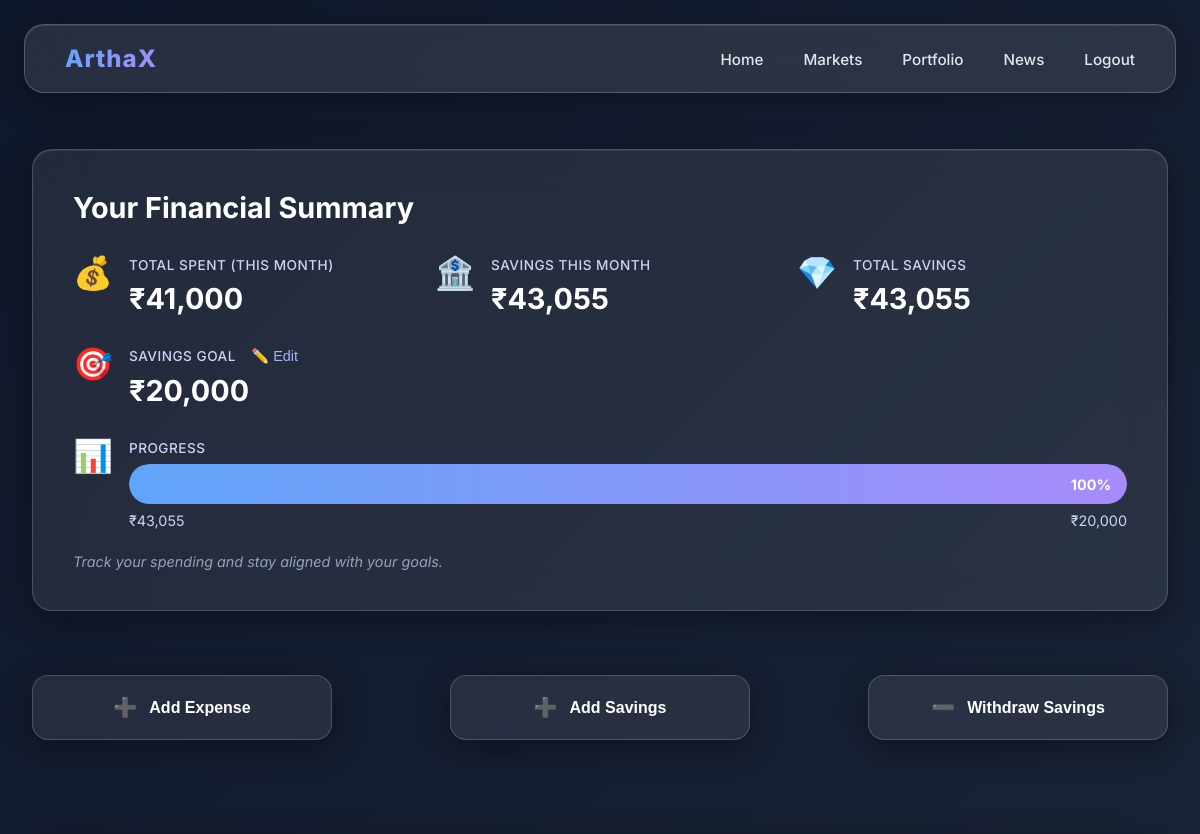
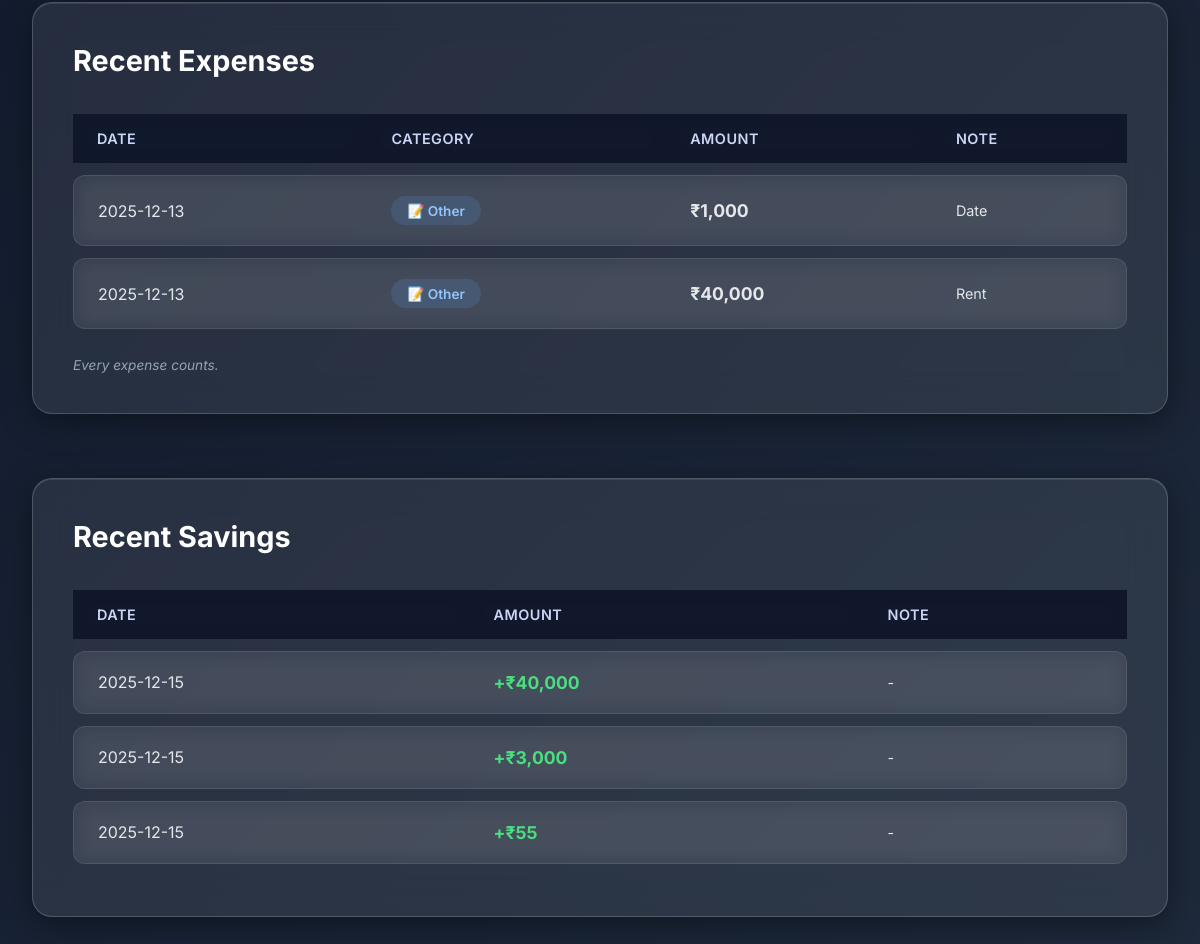
The app's page /portfolio (signed in), older data (2 pictures, top to bottom).
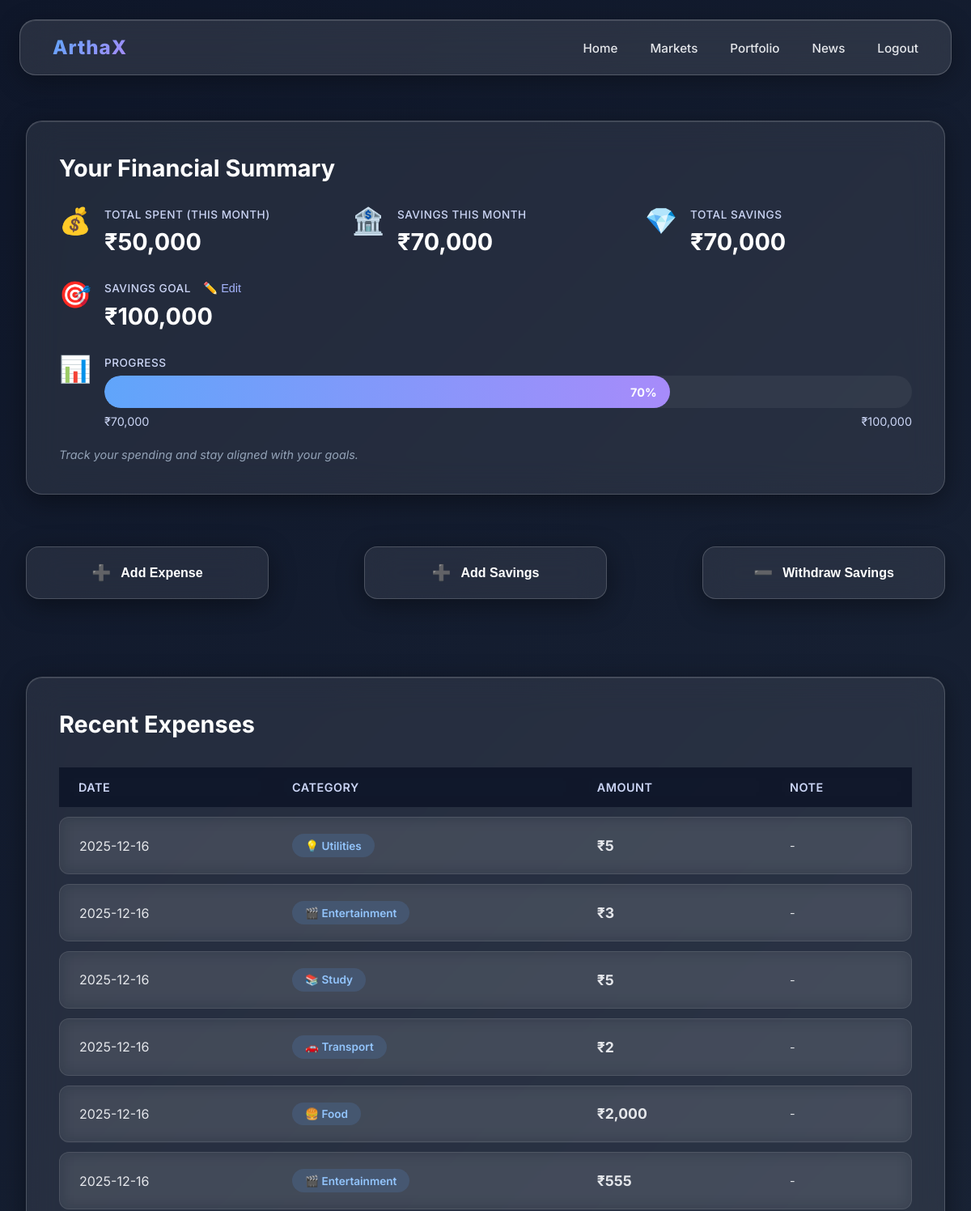
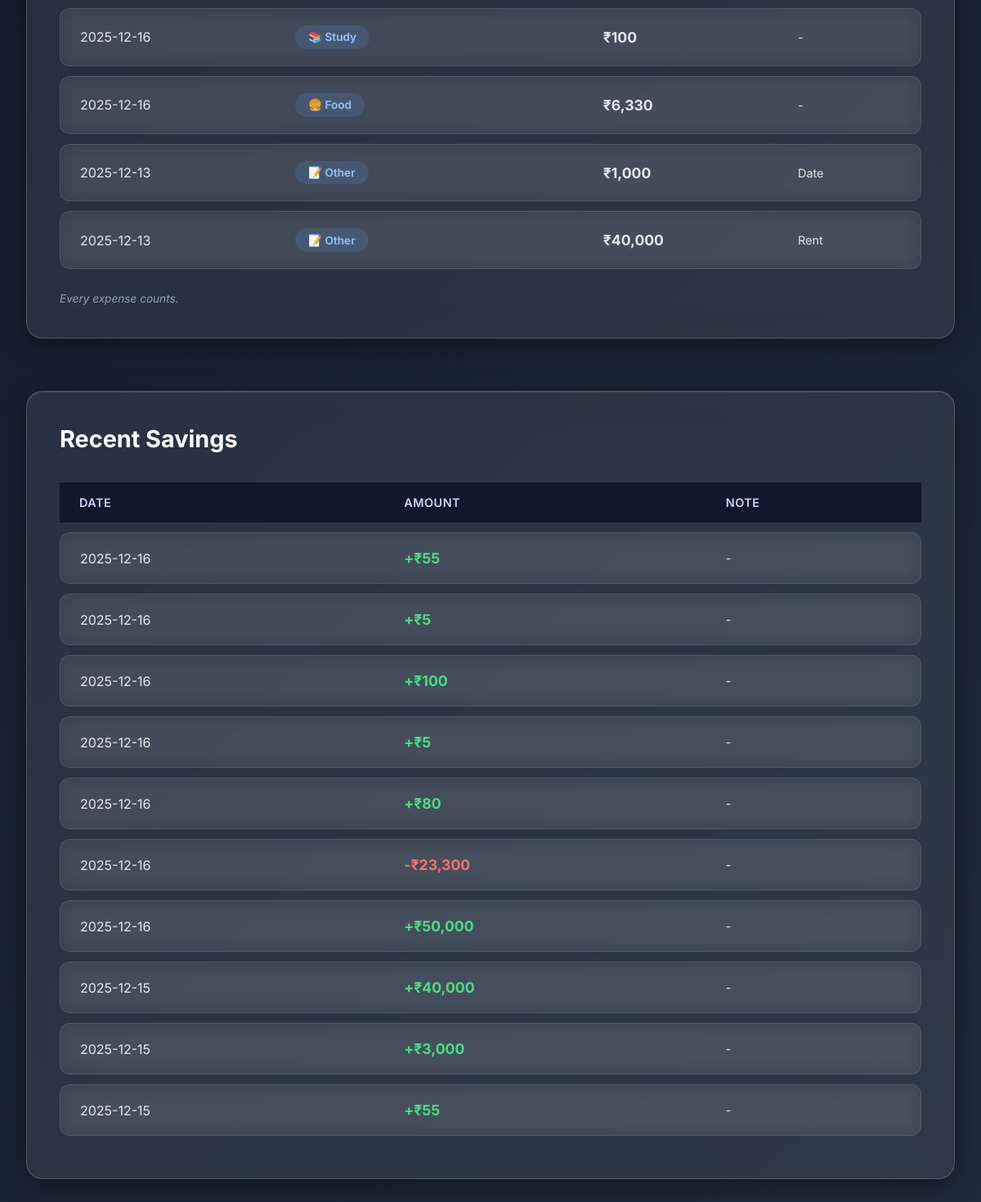
The same page, newer data (2 pictures, top to bottom).
### models.py (models this page shows, shortened)
class UserProfile(db.Model):
    __tablename__ = 'user_profiles'
    id = db.Column(db.Integer, primary_key=True)
    user_id = db.Column(db.Integer, db.ForeignKey('users.id'), unique=True, nullable=False)
    monthly_income = db.Column(db.Float, nullable=False)
    savings_goal = db.Column(db.Float, nullable=False)
    current_savings = db.Column(db.Float, default=0.0)
    created_at = db.Column(db.DateTime, default=datetime.utcnow)
    updated_at = db.Column(db.DateTime, default=datetime.utcnow, onupdate=datetime.utcnow)

class Expense(db.Model):
    __tablename__ = 'expenses'
    id = db.Column(db.Integer, primary_key=True)
    user_id = db.Column(db.Integer, db.ForeignKey('users.id'), nullable=False)
    date = db.Column(db.Date, nullable=False)
    category = db.Column(db.String(50), nullable=False)
    amount = db.Column(db.Float, nullable=False)
    note = db.Column(db.String(255))
    created_at = db.Column(db.DateTime, default=datetime.utcnow)
    def to_dict(self):
        return {
            'id': self.id,
            'date': self.date.strftime('%Y-%m-%d'),
            'category': self.category,
            'amount': self.amount,
            'note': self.note
        }

class Saving(db.Model):
    __tablename__ = 'savings'
    id = db.Column(db.Integer, primary_key=True)
    user_id = db.Column(db.Integer, db.ForeignKey('users.id'), nullable=False)
    date = db.Column(db.Date, nullable=False)
    amount = db.Column(db.Float, nullable=False)
    note = db.Column(db.String(255))
    created_at = db.Column(db.DateTime, default=datetime.utcnow)
    def to_dict(self):
        return {
            'id': self.id,
            'date': self.date.strftime('%Y-%m-%d'),
            'amount': self.amount,
            'note': self.note
        }

### app.py (the view, shortened to what this page needs)
@app.route('/portfolio', methods=['GET', 'POST'])
@login_required
def portfolio():
    return render_portfolio_page()

### app.py (called while the page is built)
@login_manager.user_loader
def load_user(user_id):
    return User.query.get(int(user_id))

def get_expense_timeline(user):
    if not user or not user.profile:
        return {'labels': [], 'values': []}
    expenses = Expense.query.filter_by(user_id=user.id)\
                            .order_by(Expense.date.asc())\
                            .all()
    timeline = {}
    for exp in expenses:
        if not exp.date:
            continue
        period_label = exp.date.strftime('%Y-%m')
        timeline[period_label] = timeline.get(period_label, 0) + exp.amount
    labels = sorted(timeline.keys())
    values = [timeline[label] for label in labels]
    return {'labels': labels, 'values': values}

def render_portfolio_page(show_onboarding=False):
    profile = current_user.profile
    if not profile or show_onboarding:
        return render_template('portfolio.html',
                             financial_data=None,
                             show_onboarding=True)
    financial_data = calculate_financial_data(current_user)
    return render_template('portfolio.html',
                         financial_data=financial_data,
                         show_onboarding=False)

### templates/portfolio.html (shortened to what this page needs)
{% extends "base.html" %}
{% block content %}
<main class="dashboard">
  {% if show_onboarding %}
  <div class="glass financial-summary-card">
    <h2>Welcome to ArthaX!</h2>
    <p class="helper-text" style="margin-bottom: 2rem;">Let's set up your financial profile to get started.</p>
    {% with messages = get_flashed_messages(with_categories=true) %}
      {% if messages %}
        {% for category, message in messages %}
          <div class="flash-message flash-{{ category }}">{{ message }}</div>
        {% endfor %}
      {% endif %}
    {% endwith %}
    <form method="POST" action="{{ url_for('portfolio') }}" class="onboarding-form">
      <input type="hidden" name="onboarding" value="true">
      <div class="form-group">
        <label for="monthly_income">Monthly Income (₹)</label>
        <input type="number" id="monthly_income" name="monthly_income" min="0" step="0.01" placeholder="0.00" required>
      </div>
      <div class="form-group">
        <label for="savings_goal">Savings Goal (₹)</label>
        <input type="number" id="savings_goal" name="savings_goal" min="0" step="0.01" placeholder="0.00" required>
      </div>
      <div class="form-group">
        <label for="current_savings">Current Savings (₹)</label>
        <input type="number" id="current_savings" name="current_savings" min="0" step="0.01" placeholder="0.00" value="0">
      </div>
      <button type="submit" class="btn btn-primary">Save Profile</button>
    </form>
  </div>
  {% else %}
  <div class="glass financial-summary-card">
    <h2>Your Financial Summary</h2>
    <div class="summary-metrics">
      <div class="metric-item">
        <div class="metric-icon">💰</div>
        <div class="metric-content">
          <div class="metric-label">Total Spent (This Month)</div>
          <div class="metric-value">₹{{ "{:,.0f}".format(financial_data.total_spent) }}</div>
        </div>
      </div>
      <div class="metric-item">
        <div class="metric-icon">🏦</div>
        <div class="metric-content">
          <div class="metric-label">Savings This Month</div>
          <div class="metric-value">₹{{ "{:,.0f}".format(financial_data.savings_this_month) }}</div>
        </div>
      </div>
      <div class="metric-item">
        <div class="metric-icon">💎</div>
        <div class="metric-content">
          <div class="metric-label">Total Savings</div>
          <div class="metric-value" id="totalSavingsValue">₹{{ "{:,.0f}".format(financial_data.total_savings) }}</div>
        </div>
      </div>
      <div class="metric-item">
        <div class="metric-icon">🎯</div>
        <div class="metric-content">
          <div class="metric-label">
            Savings Goal
            <button type="button" id="editSavingsGoalBtn" style="border: none; background: transparent; color: #a5b4fc; font-size: 0.9rem; cursor: pointer; padding: 0 0.35rem; margin-left: 0.35rem;">✏️ Edit</button>
          </div>
          <div class="metric-value">₹{{ "{:,.0f}".format(financial_data.profile.savings_goal) }}</div>
        </div>
      </div>
      <div class="metric-item progress-item">
        <div class="metric-icon">📊</div>
        <div class="metric-content">
          <div class="metric-label">Progress</div>
          <div class="progress-container">
            <div class="progress-bar" id="savingsProgressBar" style="width: {{ financial_data.savings_progress }}%">
              <span class="progress-text">{{ "{:.0f}".format(financial_data.savings_progress) }}%</span>
            </div>
          </div>
          <div class="progress-amounts">
            <span id="progressTotalSavings">₹{{ "{:,.0f}".format(financial_data.total_savings) }}</span>
            <span id="progressGoalValue">₹{{ "{:,.0f}".format(financial_data.profile.savings_goal) }}</span>
          </div>
        </div>
      </div>
    </div>
    <p class="helper-text">Track your spending and stay aligned with your goals.</p>
  </div>
  <div style="display: flex; flex-direction: row; flex-wrap: wrap; justify-content: space-between; align-items: center; width: 100%; margin-bottom: 2rem;">
    <button class="glass add-expense-btn" id="addExpenseBtn">
      <span class="btn-icon">➕</span>
      <span>Add Expense</span>
    </button>
    <button class="glass add-expense-btn" id="addSavingsBtn" style="max-width: 300px; margin-bottom: 2rem;">
      <span class="btn-icon">➕</span>
      <span>Add Savings</span>
    </button>
    <button class="glass add-expense-btn" id="withdrawSavingsBtn" style="max-width: 300px; margin-bottom: 2rem;">
      <span class="btn-icon">➖</span>
      <span>Withdraw Savings</span>
    </button>
  </div>
  <div class="glass expenses-section">
    <h2>Recent Expenses</h2>
    <div class="table-container">
      <table class="expenses-table" id="expensesTable">
        <thead>
          <tr>
            <th>Date</th>
            <th>Category</th>
            <th>Amount</th>
            <th>Note</th>
          </tr>
        </thead>
        <tbody id="expensesTableBody">
          {% if financial_data.expenses %}
            {% for expense in financial_data.expenses %}
            <tr>
              <td>{{ expense.date }}</td>
              <td>
                <span class="category-badge category-{{ expense.category|lower }}">
                  {% if expense.category == "Food" %}🍔
                  {% elif expense.category == "Transport" %}🚗
                  {% elif expense.category == "Entertainment" %}🎬
                  {% elif expense.category == "Study" %}📚
                  {% elif expense.category == "Utilities" %}💡
                  {% else %}📝{% endif %}
                  {{ expense.category }}
                </span>
              </td>
              <td class="expense-amount">₹{{ "{:,.0f}".format(expense.amount) }}</td>
              <td class="expense-note">{{ expense.note or "-" }}</td>
            </tr>
            {% endfor %}
          {% else %}
            <tr>
              <td colspan="4" style="text-align: center; color: #94a3b8; padding: 2rem;">
                No expenses yet. Click "Add Expense" to get started!
              </td>
            </tr>
          {% endif %}
        </tbody>
      </table>
    </div>
    <p class="table-helper">Every expense counts.</p>
  </div>
  <div class="glass expenses-section" style="margin-bottom: 2rem;">
    <h2>Recent Savings</h2>
    <div class="table-container">
      <table class="expenses-table">
        <thead>
          <tr>
            <th>Date</th>
            <th>Amount</th>
            <th>Note</th>
          </tr>
        </thead>
        <tbody id="savingsTableBody">
          {% if financial_data.savings %}
            {% for saving in financial_data.savings %}
            <tr>
              <td>{{ saving.date }}</td>
              {% set is_negative = saving.amount < 0 %}
              <td class="expense-amount" style="color: {{ '#f87171' if is_negative else '#4ade80' }};">{{ '-' if is_negative else '+' }}₹{{ "{:,.0f}".format(saving.amount | abs) }}</td>
              <td class="expense-note">{{ saving.note or "-" }}</td>
            </tr>
            {% endfor %}
          {% else %}
            <tr>
              <td colspan="3" style="text-align: center; color: #94a3b8; padding: 2rem;">
                No savings yet. Click "Add Savings" to start tracking!
              </td>
            </tr>
          {% endif %}
        </tbody>
      </table>
    </div>
  </div>
  {% endif %}
</main>
{% endblock %}

### templates/base.html (shortened to what this page needs)
<!DOCTYPE html>
<html lang="en">
<head>
  <link rel="stylesheet" href="{{ url_for('static', filename='css/style.css') }}">
</head>
<body>
<nav class="navbar">
  <div class="logo">ArthaX</div>
  <ul class="nav-links">
    <li><a href="/">Home</a></li>
    <li><a href="/markets">Markets</a></li>
    <li><a href="/portfolio">Portfolio</a></li>
    <li><a href="/news">News</a></li>
    {% if current_user.is_authenticated %}
    <li><a href="/logout">Logout</a></li>
    {% else %}
    <li><a href="/login">Login</a></li>
    {% endif %}
  </ul>
</nav>
{% block content %}{% endblock %}
</body>
</html>

Row changes from the older to the newer data that the page shows:
changed UserProfile: profile.savings_goal "20,000" → "100,000"
added Expense: date "2025-12-16", category "Utilities", amount "5", note "-"
added Expense: date "2025-12-16", category "Entertainment", amount "3", note "-"
added Expense: date "2025-12-16", category "Study", amount "5", note "-"
added Expense: date "2025-12-16", category "Transport", amount "2", note "-"
added Expense: date "2025-12-16", category "Food", amount "2,000", note "-"
added Expense: date "2025-12-16", category "Entertainment", amount "555", note "-"
added Expense: date "2025-12-16", category "Study", amount "100", note "-"
added Expense: date "2025-12-16", category "Food", amount "6,330", note "-"
added Saving: date "2025-12-16", value "+", amount|abs "55", note "-"
added Saving: date "2025-12-16", value "+", amount|abs "5", note "-"
added Saving: date "2025-12-16", value "+", amount|abs "100", note "-"
added Saving: date "2025-12-16", value "+", amount|abs "5", note "-"
added Saving: date "2025-12-16", value "+", amount|abs "80", note "-"
added Saving: date "2025-12-16", value "-", amount|abs "23,300", note "-"
added Saving: date "2025-12-16", value "+", amount|abs "50,000", note "-"
Text that changed along with them:
{{ "{:,.0f}".format(financial_data.total_spent) }}: "41,000" → "50,000"
{{ "{:,.0f}".format(financial_data.savings_this_month) }}: "43,055" → "70,000"
{{ "{:,.0f}".format(financial_data.total_savings) }}: "43,055" → "70,000"
{{ financial_data.savings_progress }}: 100 → 70.0 (drawn)
{{ "{:.0f}".format(financial_data.savings_progress) }}: "100" → "70"
